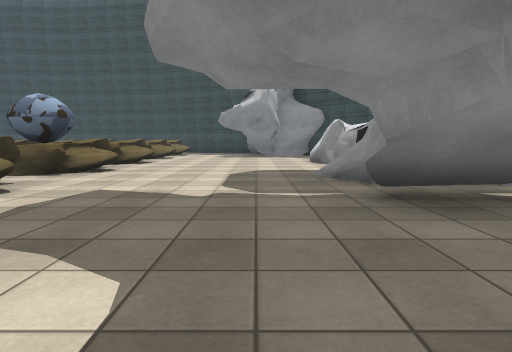
[1] (above)

24 first-person views from a walk through a 3-D level made in the Unity game engine. The camera is 1.2 m above the floor, tilts 6° down and sees 75° across. The floor is counted in squares, 2 m on a side. Each view is taken from the middle of a square. On the plan, view 1 faces up. The plan holds only what a view shows up to about 10 squares ahead; the rest is blank. The place goes on beyond the plan. The player character is not drawn. Some surface patterns are stand-ins.

[2]
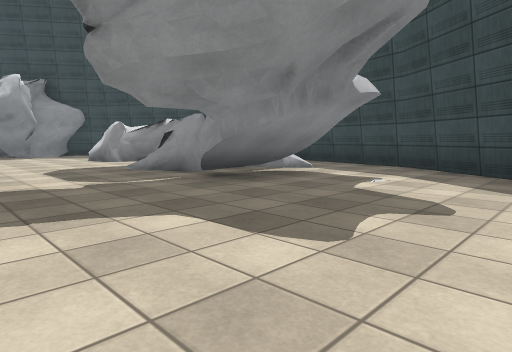

[3]
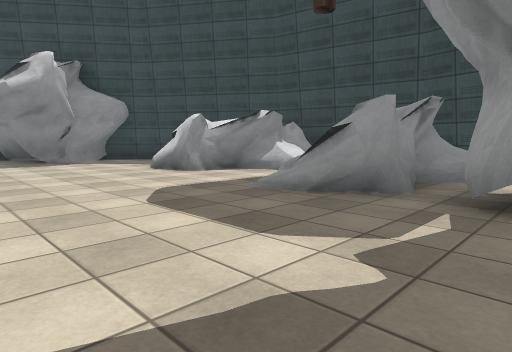

[4]
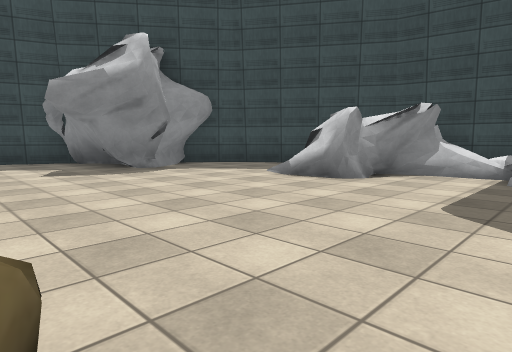

[5]
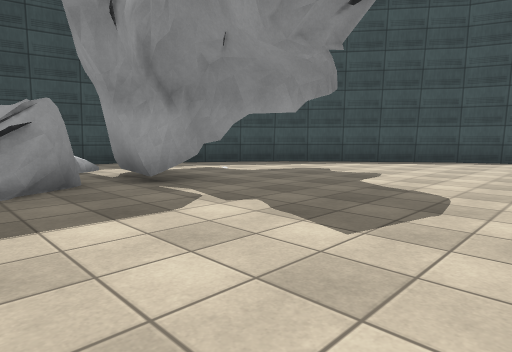

[6]
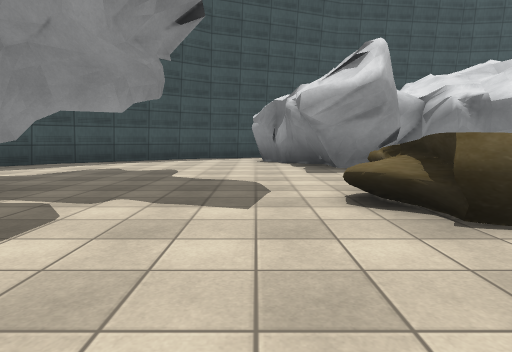

[7]
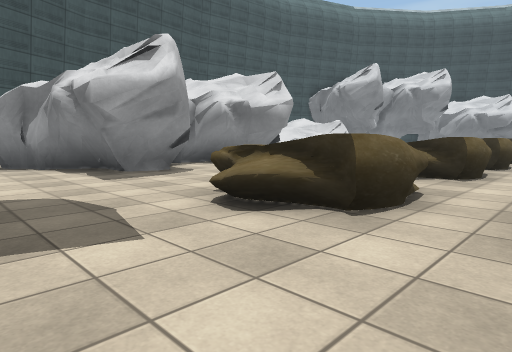

[8]
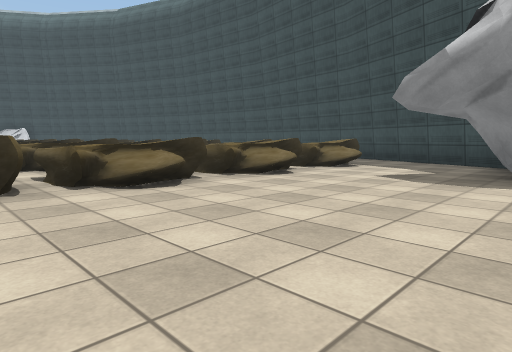

[9]
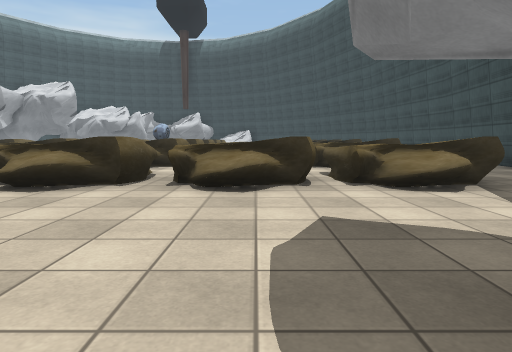

[10]
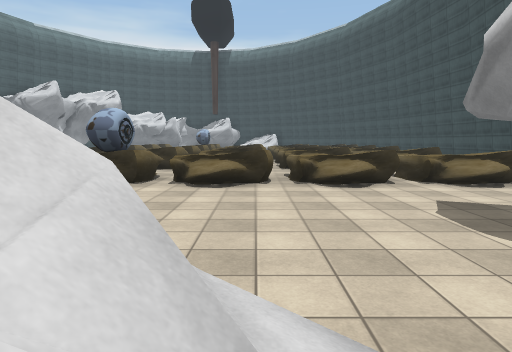

[11]
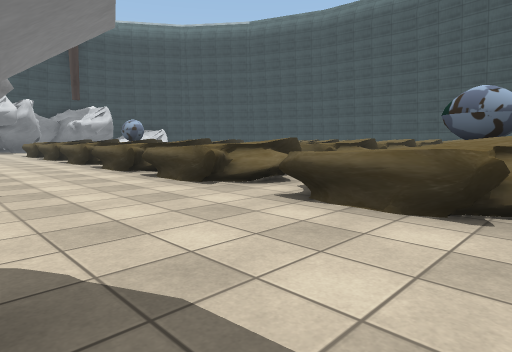

[12]
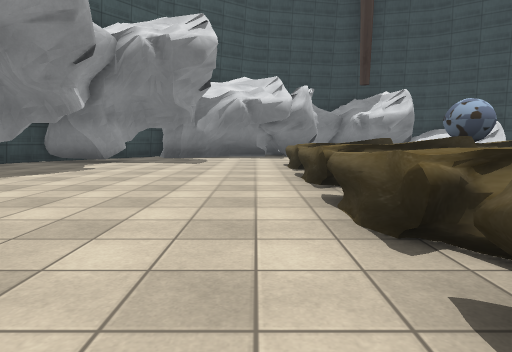

[13]
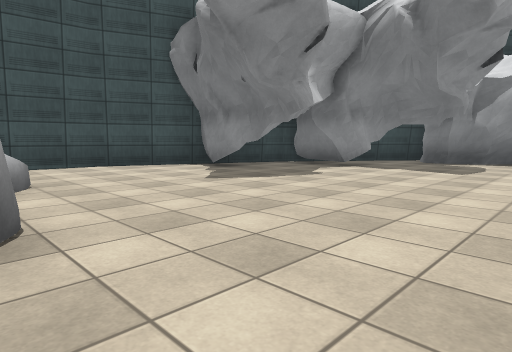

[14]
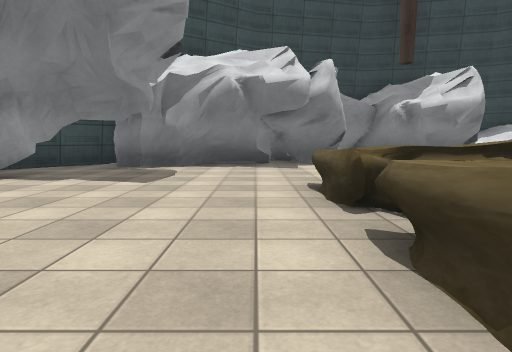

[15]
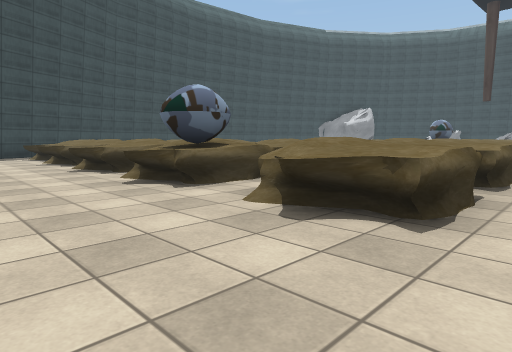

[16]
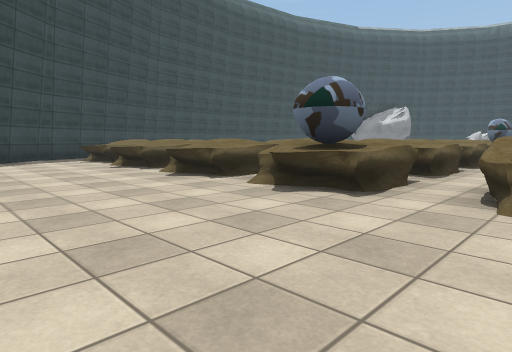

[17]
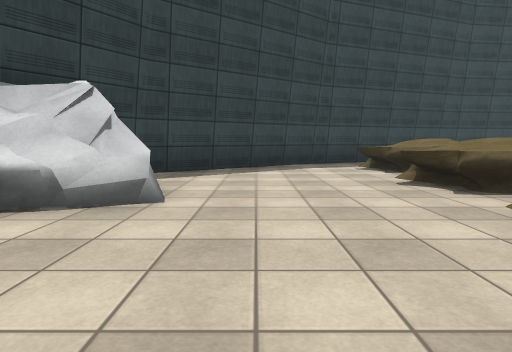

[18]
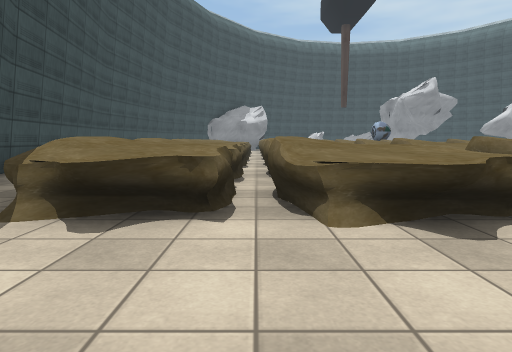

[19]
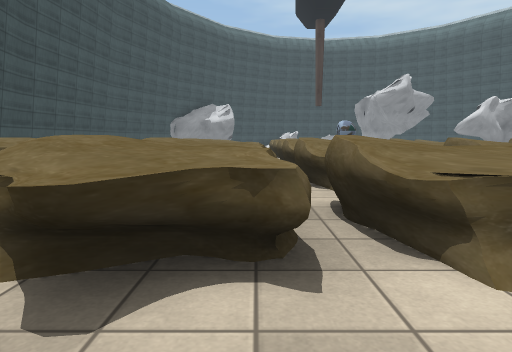

[20]
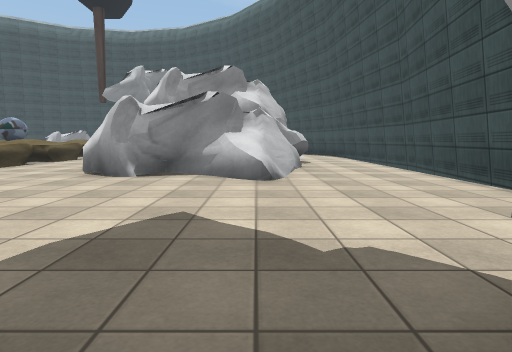

[21]
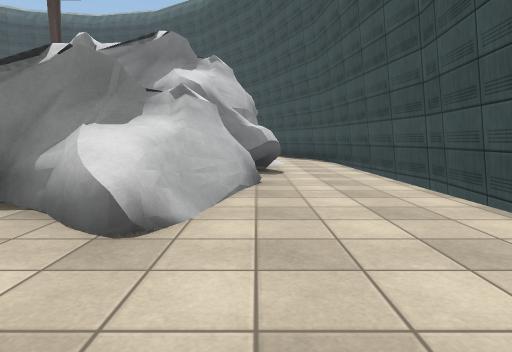

[22]
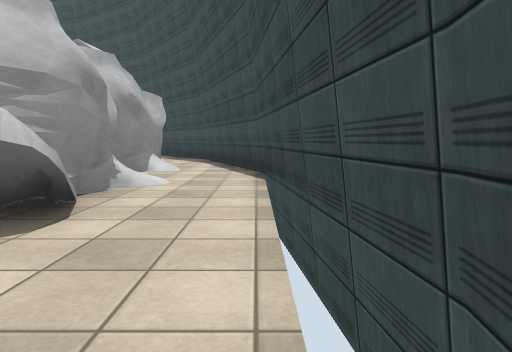

[23]
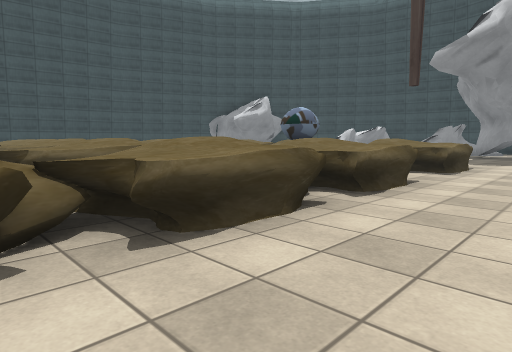

[24]
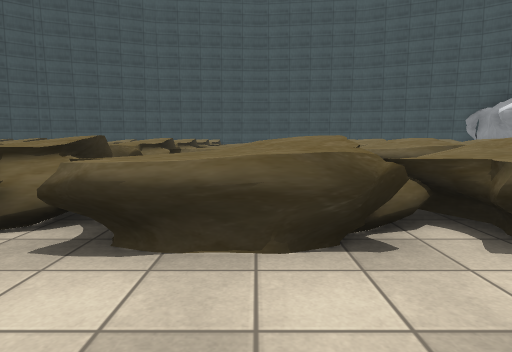

### Floor plan
Key: @ floor where view 1 was taken; # wall or solid block; . main floor; : floor 0.25 m higher than the main floor; / step, stairs or slope; = window, fence, low wall or low ledge; O other object.
Columns run from 24 left of view 1 to 6 right of it. Each row starts with its distance up from view 1.
 18          ##### ###
 17      ####            ###
 16    ###...          ....##
 15   ##..OO OOOOOOOOO =##..#
 14  ##..//            =#=..#####
 13  #...././../.      .##..#...#
 12  ....OOO OOOO OO O =##......##
 11 ###...OO O OO O  O ==.......
 10  =#...OOOOOOO OOOO =##....=/
  9  ....OOO OOOOOOO O =#=....##  #
  8 #......            .##.....##=#
  7 ##...OOOOOOOOOOOOO OO#...../  #
  6 # ....OOOO.OOOO.OO ##....//=  #
  5 # ........     .....##.../##= #
  4 ##...OOO OO OOOOOOO=##......=.#
  3 ##....OOOO.OOOO.OO.==....###..#
  2  ##...........................#
  1  ##..........................##
  0  ##.........#    ..##...@....#
 -1  ##.........#   ##.###......##
 -2  #..#.......#    #####.....##
 -3  #####.....=#=## ######...##
 -4     ####......#####.:...###
 -5      ###..............###
 -6        ###.........####
 -7          ###########

Positions as (right, up) in squares from view 1, and headings:
1: (0, 0), facing up
2: (-2, -1), facing up-right
3: (-2, 3), facing up-right
4: (-3, 6), facing up-right
5: (-3, 6), facing down-right
6: (-2, 7), facing down
7: (-1, 6), facing down-left
8: (1, 7), facing up-left
9: (1, 12), facing left
10: (3, 10), facing left
11: (-3, 0), facing up-left
12: (-10, 2), facing left
13: (-12, 2), facing down-left
14: (-14, 2), facing left
15: (-21, 2), facing up-right
16: (-22, 4), facing up-right
17: (-21, 7), facing up
18: (-21, 13), facing right
19: (-20, 11), facing right
20: (-18, -3), facing right
21: (-15, -4), facing right
22: (-11, -6), facing right
23: (-12, 1), facing up-right
24: (-10, 1), facing up
